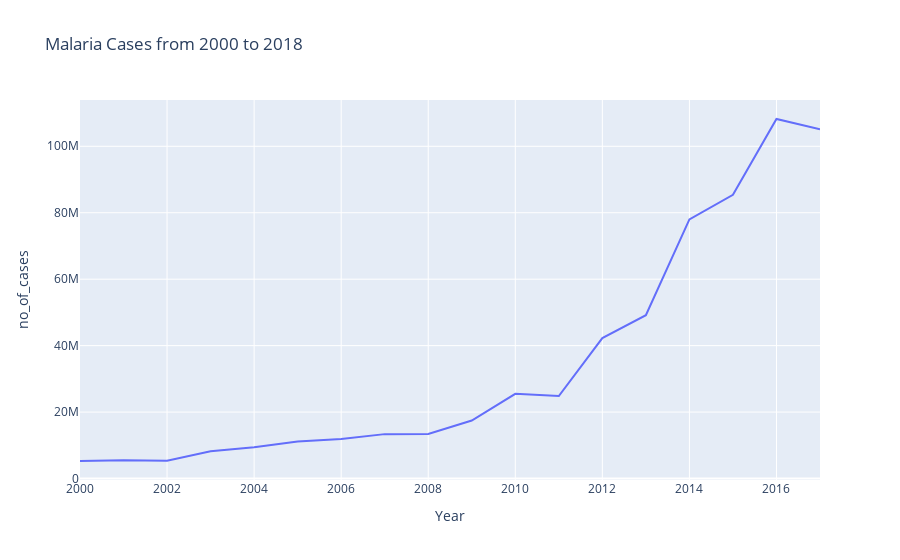

Notebook cell for this chart:
### Markdown cell above
**Insights**

From the charts above, we can see that Africa is the worst hit region with over 90 percent of deaths from 2000 to 2018. Europe is the least hit region with less than 1 percent of deaths caused by malaria from 2000 to 2018. We can also note that malaria cases in other regions have a combined percentage of 12 percent leaving Africa with a huge amount of 88 percent of malaria cases from 2000 to 2018. Let us go deeper into our analysis to see if the chances of getting malaria increased or reduced as the years went by.

### Code cell
fig = px.line(Year, x = 'Year',y = 'no_of_cases', title = 'Malaria Cases from 2000 to 2018')
fig.show()

### Figure 1 — Plotly figure (JSON) as saved in the notebook; plotly's stock layout.template omitted (floating-point values rounded to 4 significant figures)
{"data": [{"hovertemplate": "Year=%{x}<br>no_of_cases=%{y}<extra></extra>", "legendgroup": "", "line": {"color": "#636efa", "dash": "solid"}, "marker": {"symbol": "circle"}, "mode": "lines", "name": "", "orientation": "v", "showlegend": false, "type": "scatter", "x": [2000, 2001, 2002, 2003, 2004, 2005, 2006, 2007, 2008, 2009, 2010, 2011, 2012, 2013, 2014, 2015, 2016, 2017], "xaxis": "x", "y": [5279182, 5534764, 5335247, 8243454, 9389638, 11170319, 11898896, 13365529, 13395349, 17454477, 25484864, 24817945, 42265864, 49175016, 78001744, 85379317, 108212723, 105109520], "yaxis": "y"}], "layout": {"legend": {"tracegroupgap": 0}, "title": {"text": "Malaria Cases from 2000 to 2018"}, "xaxis": {"anchor": "y", "domain": [0.0, 1.0], "title": {"text": "Year"}}, "yaxis": {"anchor": "x", "domain": [0.0, 1.0], "title": {"text": "no_of_cases"}}}}
